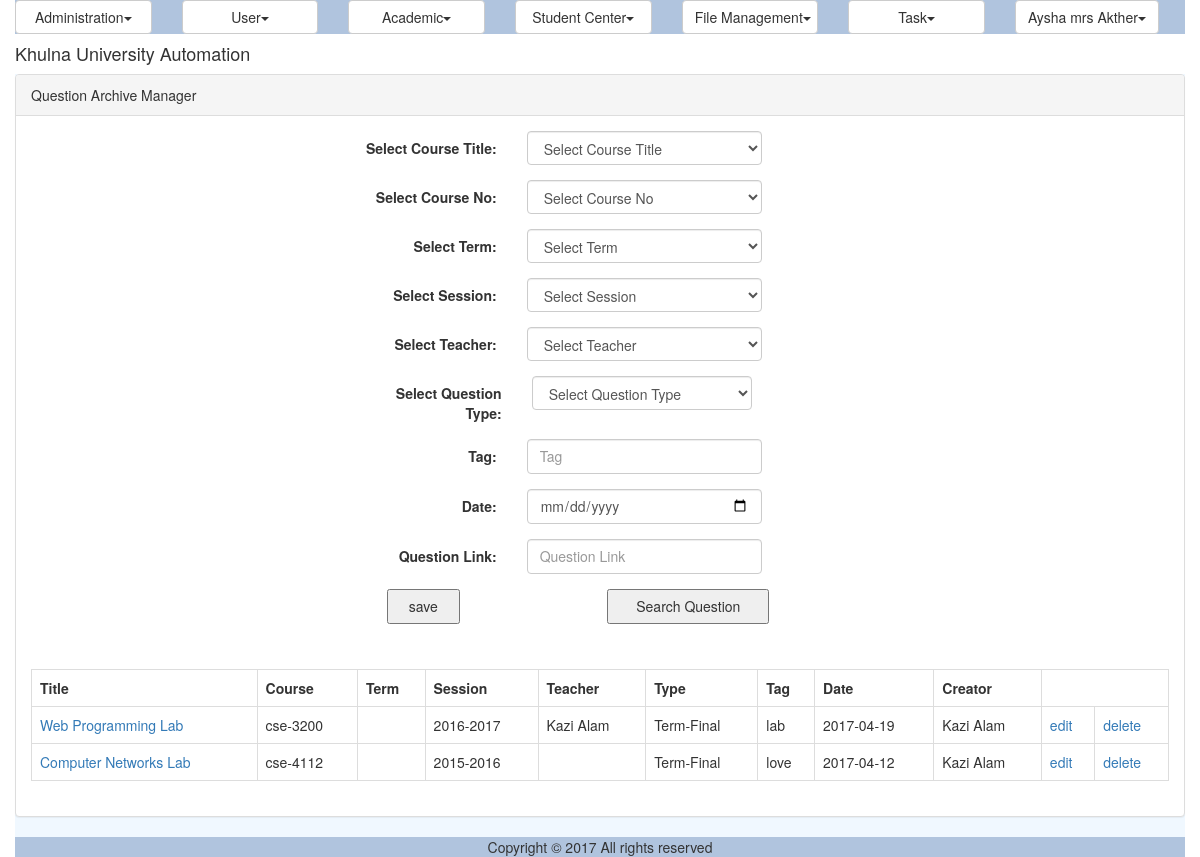
The page /question.php (signed in) on the database its author committed.
### tables this page shows
CREATE TABLE `qms_question_archive` (
  `ID` varchar(40) NOT NULL,
  `Title` varchar(50) NOT NULL,
  `CourseID` varchar(40) NOT NULL,
  `TermID` varchar(40) NOT NULL,
  `SessionID` varchar(40) NOT NULL,
  `TeacherID` varchar(40) NOT NULL,
  `Type` varchar(20) NOT NULL,
  `Tag` varchar(200) NOT NULL,
  `QuestionDate` date NOT NULL,
  `Link` varchar(300) NOT NULL,
  `CreatorID` varchar(40) NOT NULL
);

CREATE TABLE `reg_course` (
  `ID` varchar(40) NOT NULL,
  `CourseNo` varchar(40) NOT NULL,
  `Title` varchar(100) NOT NULL,
  `Credit` double NOT NULL,
  `CourseTypeID` varchar(40) NOT NULL,
  `DisciplineID` varchar(40) NOT NULL,
  `IsDeleted` tinyint(1) NOT NULL
);

CREATE TABLE `reg_registration_session` (
  `ID` varchar(40) NOT NULL,
  `Name` varchar(30) NOT NULL
);

CREATE TABLE `ums_user` (
  `ID` varchar(40) NOT NULL,
  `UniversityID` varchar(20) NOT NULL,
  `Email` varchar(50) NOT NULL,
  `Password` varchar(255) NOT NULL,
  `FirstName` varchar(50) DEFAULT NULL,
  `MiddleName` varchar(50) DEFAULT NULL,
  `LastName` varchar(50) DEFAULT NULL,
  `DisciplineID` varchar(40) DEFAULT NULL,
  `Status` varchar(20) DEFAULT NULL,
  `IsLogged` varchar(10) DEFAULT NULL,
  `IsArchived` varchar(10) DEFAULT NULL,
  `IsDeleted` varchar(10) DEFAULT NULL
);

### util/class.util.inc (called while the page is built, shortened)
<?php
class ConfigUtil implements I_DBConfig, I_LogConfig, I_LanguageConfig{
	public static $s_instance;
	private $_host;
	private $_username;
	private $_password;
	private $_database;
	public static function getInstance() {
		if(!self::$s_instance) {
			self::$s_instance = new self();
		}
		return self::$s_instance;
	}
	private function readConfig(){
		$this->_ini_array = parse_ini_file(CONFIG.'system.ini');
		$this->_host =	$this->_ini_array['db_host'];
		$this->_username = $this->_ini_array['db_username'];
		$this->_password = $this->_ini_array['db_password'];
		$this->_database = $this->_ini_array['db_database'];
	}
	public function getDBHost(){
		return $this->_host;
	}
	public function getDBUserName(){
		return $this->_username;
	}
	public function getDBPassword(){
		return $this->_password;
	}
	public function getDBName(){
		return $this->_database;
	}
}
class DBUtil implements I_DBUtil {
	private static $s_instance;
	private $_host;
	private $_username;
	private $_password;
	private $_database;
	protected $_connection;
	protected $_result;
	public static function getInstance() {
		if(!self::$s_instance) {
			self::$s_instance = new self();
		}
		return self::$s_instance;
	}
	private function readDBConfig(){
		$_config = ConfigUtil::getInstance();
		$this->_host = $_config->getDBHost();
		$this->_username = $_config->getDBUserName();
		$this->_password = $_config->getDBPassword();
		$this->_database = $_config->getDBName();
	}
	private function setConnection(){
		$this->_connection = new mysqli($this->_host, $this->_username,
			$this->_password, $this->_database);
	}
	public function doQuery($sql) {
		$this->_result = $this->_connection->query($sql) or die(mysqli_error($this->_connection));
		return $this->_result;
	}
	public function getNumRows() {
		$this->_numRows = mysqli_num_rows($this->_result);
		return $this->_numRows;
	}
	public function getAllRows() {
		$rows = array();
		for($x = 0; $x < $this->getNumRows(); $x++) {
			$rows[] = mysqli_fetch_assoc($this->_result);
		}
		return $rows;
	}
	public function getTopRow() {
		return $this->_result->fetch_array();
	}
}
class LogUtil{
	private static $s_instance;
	public static function getInstance(){
		if(!self::$s_instance) {
			self::$s_instance = new self();
		}
		return self::$s_instance;
	}
}
class LangUtil{
	private static $s_instance;
	public static function getInstance() {
		if(!self::$s_instance) {
			self::$s_instance = new self();
		}
		return self::$s_instance;
	}
}
?>

### modules/question/ui/blade/view.question.blade.inc (called while the page is built, shortened)
<?php
include_once UTILITY.'class.util.inc';
include_once MODULES_QUESTION.'bao/class.questionbao.inc';
$_QuestionBAO = new QuestionBAO();
?>

### modules/question/bao/class.questionbao.inc (called while the page is built, shortened)
<?php
include_once UTILITY.'class.util.inc';
include_once MODULES_QUESTION.'dao/class.questiondao.inc';
Class QuestionBAO{
	private $_QuestionDAO;
	public function __construct(){
		$this->_QuestionDAO = new QuestionDAO();
	}
	public function getAllQuestions(){
		$Result = $this->_QuestionDAO->getAllQuestions();
		return $Result;
	}
	public function getTeacherFromID($ID){
		$Result = $this->_QuestionDAO->getTeacherFromID($ID);
		return $Result;
	}
	public function getSessionFromID($ID){
		$Result = $this->_QuestionDAO->getSessionFromID($ID);
		return $Result;
	}
	public function getCourseFromID($ID){
		$Result = $this->_QuestionDAO->getCourseFromID($ID);
		return $Result;
	}
	public function getTitleFromID($ID){
		$Result = $this->_QuestionDAO->getTitleFromID($ID);
		return $Result;
	}
}
?>

### modules/question/dao/class.questiondao.inc (called while the page is built, shortened)
<?php
include_once COMMON.'class.common.inc';
include_once COMMON.'class.common.question.inc';
include_once UTILITY.'class.util.inc';
Class QuestionDAO{
	private $_DB;
	public function __construct(){
		$this->_DB = DBUtil::getInstance();
	}
	public function getAllTerms(){
		$TermList = array();
		$this->_DB->doQuery("SELECT * FROM reg_term");
		$rows = $this->_DB->getAllRows();
		for($i = 0; $i < sizeof($rows); $i++) {
			$row = $rows[$i];
			$this->_Term = new Term();
		    $this->_Term->setID ( $row['ID']);
		    $this->_Term->setName( $row['Name'] );
		    $TermList[]=$this->_Term;
		}
		$Result = new Result();
		$Result->setIsSuccess(1);
		$Result->setResultObject($TermList);
		return $Result;
	}
	public function getAllUser(){
		$UserList = array();
		$this->_DB->doQuery("SELECT * FROM ums_user");
		$rows = $this->_DB->getAllRows();
		for($i = 0; $i < sizeof($rows); $i++) {
			$row = $rows[$i];
			$this->_User = new User();
		    $this->_User->setID ( $row['ID']);
		    $this->_User->setFirstName( $row['FirstName']." ".$row['LastName'] );
		    $UserList[]=$this->_User;
		}
		$Result = new Result();
		$Result->setIsSuccess(1);
		$Result->setResultObject($UserList);
		return $Result;
	}
	public function getAllSession(){
		$SessionList = array();
		$this->_DB->doQuery("SELECT * FROM reg_registration_session");
		$rows = $this->_DB->getAllRows();
		for($i = 0; $i < sizeof($rows); $i++) {
			$row = $rows[$i];
			$this->_Session = new Session();
		    $this->_Session->setID ( $row['ID']);
		    $this->_Session->setName( $row['Name'] );
		    $SessionList[]=$this->_Session;
		}
		$Result = new Result();
		$Result->setIsSuccess(1);
		$Result->setResultObject($SessionList);
		return $Result;
	}
	public function getAllCourse(){
		$CourseList = array();
		$this->_DB->doQuery("SELECT * FROM reg_course");
		$rows = $this->_DB->getAllRows();
		for($i = 0; $i < sizeof($rows); $i++) {
			$row = $rows[$i];
			$this->_Course = new Course();
		    $this->_Course->setID ( $row['ID']);
		    $this->_Course->setCourseNo( $row['CourseNo'] );
		    $this->_Course->setTitle( $row['Title'] );
		    $CourseList[]=$this->_Course;
		}
		$Result = new Result();
		$Result->setIsSuccess(1);
		$Result->setResultObject($CourseList);
		return $Result;
	}
	public function getAllQuestions(){
		$QuestionList = array();
		$this->_DB->doQuery("SELECT * FROM qms_question_archive");
		$rows = $this->_DB->getAllRows();
		for($i = 0; $i < sizeof($rows); $i++) {
			$row = $rows[$i];
			$this->_Question = new Question();
		    $this->_Question->setID ( $row['ID']);
		    $this->_Question->setTitle( $row['Title'] );
		    $this->_Question->setCourse( $row['CourseID'] );
		    $this->_Question->setTerm( $row['TermID'] );
		    $this->_Question->setSession( $row['SessionID'] );
		    $this->_Question->setTeacher( $row['TeacherID'] );
		    $this->_Question->setType( $row['Type'] );
		    $this->_Question->setTag( $row['Tag'] );
		    $this->_Question->setQuestionDate( $row['QuestionDate'] );
		    $this->_Question->setLink( $row['Link'] );
		    $this->_Question->setCreator($row['CreatorID']);
		    $QuestionList[]=$this->_Question;
		}
		$Result = new Result();
		$Result->setIsSuccess(1);
		$Result->setResultObject($QuestionList);
		return $Result;
	}
	public function getTeacherFromID($ID){
		$SQL = "SELECT * FROM ums_user WHERE ID = '$ID'";
		$this->_DB->doQuery($SQL);
		$row = $this->_DB->getTopRow();
		return $row['FirstName']." ".$row['LastName'];
	}
	public function getTermFromID($ID){
		$SQL = "SELECT Name FROM reg_term WHERE ID = '$ID'";
		$this->_DB->doQuery($SQL);
		$row = $this->_DB->getTopRow();
		return $row['Name'];
	}
	public function getSessionFromID($ID){
		$SQL = "SELECT Name FROM reg_registration_session WHERE ID = '$ID'";
		$this->_DB->doQuery($SQL);
		$row = $this->_DB->getTopRow();
		return $row['Name'];
	}
	public function getTitleFromID($ID){
		$SQL = "SELECT Title FROM reg_course WHERE ID = '$ID'";
		$this->_DB->doQuery($SQL);
		$row = $this->_DB->getTopRow();
		return $row['Title'];
	}
	public function getCourseFromID($ID){
		$SQL = "SELECT CourseNo FROM reg_course WHERE ID = '$ID'";
		$this->_DB->doQuery($SQL);
		$row = $this->_DB->getTopRow();
		return $row['CourseNo'];
	}
}
?>

### common/class.common.inc (called while the page is built, shortened)
<?php
class Result{
    private $_IsSuccess=0;
    private $_ResultObject;
    public function setIsSuccess($IsSuccess){
        $this->_IsSuccess = $IsSuccess;
    }
    public function getIsSuccess(){
        return $this->_IsSuccess;
    }
    public function setResultObject($ResultObject){
        $this->_ResultObject = $ResultObject;
    }
    public function getResultObject(){
        return $this->_ResultObject;
    }
}
?>

### common/class.common.question.inc (called while the page is built, shortened)
<?php
class Question {
    private $_ID;
    private $_Title;
    private $_Course;
    private $_Session;
    private $_Teacher;
    private $_Type;
    private $_Tag;
    private $_Link;
    private $_QuestionDate;
    private $_Creator;
    public function setCreator($creator){
        $this->_Creator = $creator;
    }
    public function getCreator(){
        return $this->_Creator;
    }
    public function setID($ID){
        $this->_ID = $ID;
    }
    public function getID(){
        return $this->_ID;
    }
    public function setTitle($Title){
        $this->_Title = $Title;
    }
    public function getTitle(){
        return $this->_Title;
    }
    public function setCourse($Course){
        $this->_Course = $Course;
    }
    public function getCourse(){
        return $this->_Course;
    }
    public function setSession($Session){
        $this->_Session = $Session;
    }
    public function getSession(){
        return $this->_Session;
    }
    public function setTeacher($Teacher){
        $this->_Teacher = $Teacher;
    }
    public function getTeacher(){
        return $this->_Teacher;
    }
    public function setType($Type){
        $this->_Type = $Type;
    }
    public function getType(){
        return $this->_Type;
    }
    public function setTag($Tag){
        $this->_Tag = $Tag;
    }
    public function getTag(){
        return $this->_Tag;
    }
    public function setLink($Link){
        $this->_Link = $Link;
    }
    public function getLink(){
        return $this->_Link;
    }
    public function setQuestionDate($Date){
        $this->_QuestionDate = $Date;
    }
    public function getQuestionDate(){
        return $this->_QuestionDate;
    }
}
?>

### modules/question/ui/view.question.inc (the view, shortened to what this page needs)
<?php
include_once 'blade/view.question.blade.inc';
include_once COMMON.'class.common.inc';
include_once COMMON.'class.common.question.inc';
?>
<div class="panel panel-default">
    <div class="panel-heading">Question Archive Manager</div>
    <div class="panel-body">
	<div id="form" >
		<form method="post" class="form-horizontal">
			<div class="form-group">
              	<label class="control-label col-sm-4" for="title">Select Course Title:</label>
              	<div class="col-sm-6">
				<select name="title" class="form-control">
					<option selected disabled>Select Course Title</option>
				</select>
				</div>
			</div>
			<div class="form-group">
              	<label class="control-label col-sm-4" for="course">Select Course No:</label>
              	<div class="col-sm-6">
					<select name="course" class="form-control">
					<option selected disabled>Select Course No</option>
				</select>
				</div>
			</div>
			<div class="form-group">
              	<label class="control-label col-sm-4" for="term">Select Term:</label>
              	<div class="col-sm-6">
					<select name="term" class="form-control">
					<option selected disabled>Select Term</option>
				</select>
				</div>
			</div>
			<div class="form-group">
              	<label class="control-label col-sm-4" for="selectSession">Select Session:</label>
              	<div class="col-sm-6">
					<select name="session" class="form-control">
					<option selected disabled>Select Session</option>
				</select>
				</div>
			</div>
			<div class="form-group">
              	<label class="control-label col-sm-4" for="teacher">Select Teacher:</label>
              	<div class="col-sm-6">
					<select name="teacher" class="form-control">
					<option selected disabled>Select Teacher</option>
				</select>
				</div>
			</div>
			<div>
              	<label class="control-label col-sm-4" for="selectQuestionType">Select Question Type:</label>
              	<div class="col-sm-6">
					<select name="type" class="form-control" required>
					<option selected disabled>Select Question Type</option>
				</select>
				</div>
			</div>
			<div class="form-group">
              	<div class="col-sm-10">
				</div>
			</div>
			<div class="form-group">
              	<label class="control-label col-sm-4" for="tag">Tag:</label>
              	<div class="col-sm-6">
              		<input type="text" name="tag" class="form-control" placeholder="Tag" value="<?php
						if(isset($_GET['edit'])) echo $getROW->getTag();  ?>" >
				</div>
			</div>
			<div class="form-group">
              	<label class="control-label col-sm-4" for="question_date">Date:</label>
              	<div class="col-sm-6">
				<input type="date" name="question_date" class="form-control" placeholder="Date" value="<?php
					if(isset($_GET['edit'])) echo $getROW->getQuestionDate(); ?>" >
				</div>
			</div>
			<div class="form-group">
              	<label class="control-label col-sm-4" for="link">Question Link:</label>
              	<div class="col-sm-6">
              	<input type="text" name="link" class="form-control" placeholder="Question Link" value="<?php
					if(isset($_GET['edit'])) echo $getROW->getLink(); ?>" >
				</div>
			</div>
	        <div class="form-group">
              <div class="col-sm-4">
						<?php
						if(isset($_GET['edit']))
						{
							?>
							<button type="submit" name="update" >update</button>
							<?php
						}
						else
						{
							?>
							<button type="submit" name="save" >save</button>
							<?php
						}
						?>
				</div>
	          	<div class="col-sm-8">
					<button type="submit" name="search">Search Question</button>
				</div>
			</div>
		</form>
	</div>
	</div>
	<div class="panel-body">
	<table class="table table-bordered">
	<?php
	$Result = $_QuestionBAO->getAllQuestions();
	if($Result->getIsSuccess()){
		$QuestionList = $Result->getResultObject();
	?>
		<tr>
			<th>Title </th>
			<th>Course </th>
			<th>Term </th>
			<th>Session </th>
			<th>Teacher </th>
			<th>Type</th>
			<th>Tag</th>
			<th>Date</th>
			<th>Creator</th>
		</tr>
		<?php
		for($i = 0; $i < sizeof($QuestionList); $i++) {
			$Question = $QuestionList[$i];
			?>
		    <tr>
			    <td><a href="<?php echo $Question->getLink(); ?>" target="_blank"> <?php echo $_QuestionBAO->getTitleFromID( $Question->getTitle());?> </a></td>
			    <td><?php echo $_QuestionBAO->getCourseFromID($Question->getCourse());?></td>
			    <td><?php echo $_QuestionBAO->getTermFromID($Question->getTerm()); ?></td>
			    <td><?php echo $_QuestionBAO->getSessionFromID($Question->getSession()); ?></td>
			    <td><?php echo $_QuestionBAO->getTeacherFromID($Question->getTeacher()); ?></td>
			    <td><?php echo $Question->getType(); ?></td>
			    <td><?php echo $Question->getTag(); ?></td>
			    <td><?php echo $Question->getQuestionDate(); ?></td>
			    <td><?php echo $_QuestionBAO->getTeacherFromID($Question->getCreator()); ?></td>
			    <td><a href="?edit=<?php echo $Question->getID(); ?>" onclick="return confirm('sure to edit !'); " >edit</a></td>
			    <td><a href="?del=<?php echo $Question->getID(); ?>" onclick="return confirm('sure to delete !'); " >delete</a></td>
		    </tr>
	    <?php
		}
	}
	else{
		echo $Result->getResultObject();
	}
	?>
	</table>
	</div>
</div>

### rows shown on the page
qms_question_archive: Title.Title "Web Programming Lab", CourseID.CourseNo "cse-3200", SessionID.Name "2016-2017", TeacherID.LastName "Kazi Alam", Type "Term-Final", Tag "lab", QuestionDate "2017-04-19", CreatorID.LastName "Kazi Alam"
qms_question_archive: Title.Title "Computer Networks Lab", CourseID.CourseNo "cse-4112", SessionID.Name "2015-2016", Type "Term-Final", Tag "love", QuestionDate "2017-04-12", CreatorID.LastName "Kazi Alam"

### other values the page prints
$globalMenu[$i]->getTitle() "Administration User Academic Student Center File Management Task"
$CurrentUser->getFullName() "Aysha mrs Akther"
